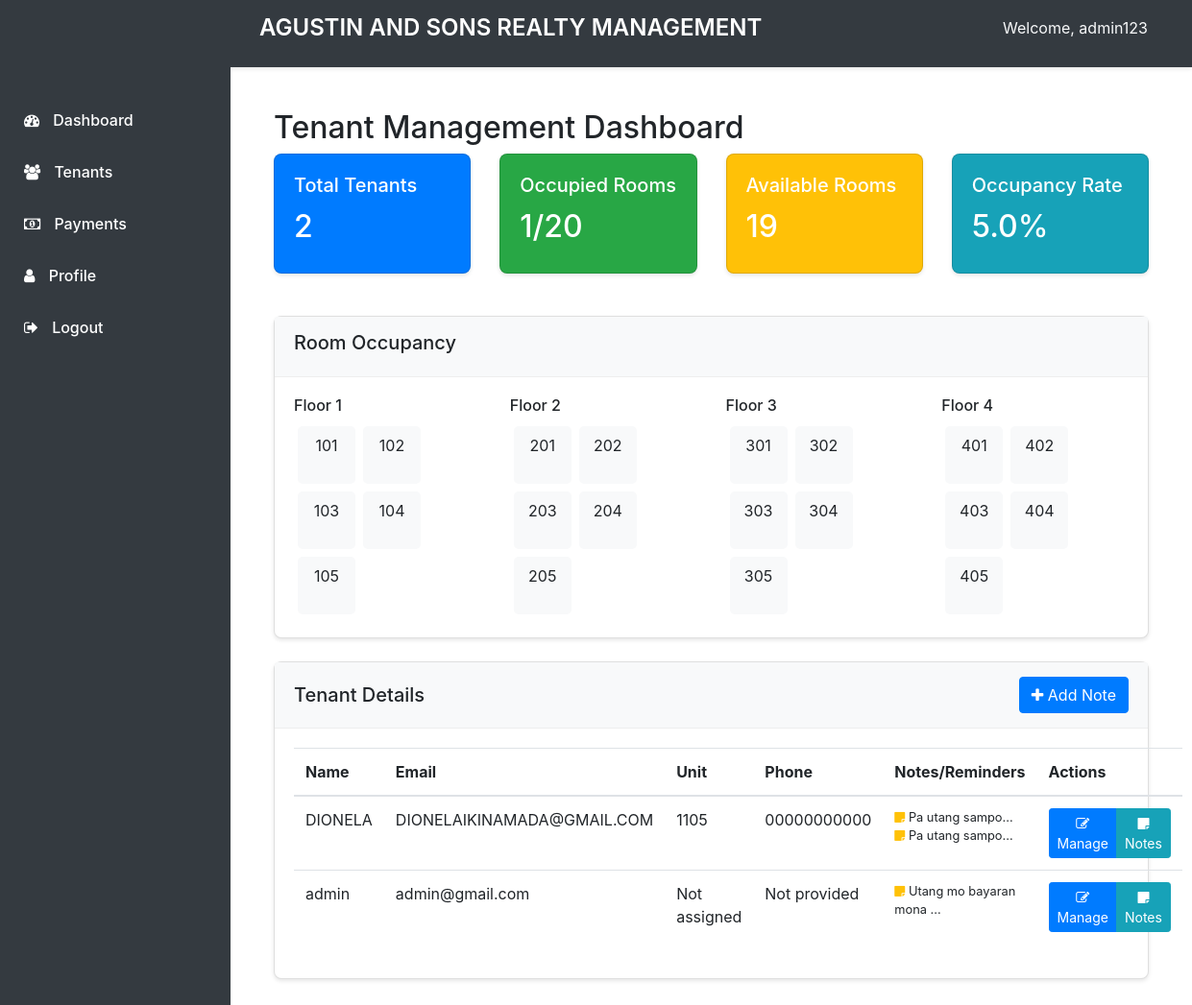
Screenshot of /admin/tenants (signed in) with the database file from the repository.
### website/models.py (models this page shows, shortened)
class User(db.Model, UserMixin):
    id = db.Column(db.Integer, primary_key=True)
    email = db.Column(db.String(150), unique=True)
    password = db.Column(db.String(150))
    first_name = db.Column(db.String(150))
    phone = db.Column(db.String(20))
    profile_pic = db.Column(db.String(200))
    unit_number = db.Column(db.String(20))
    lease_start = db.Column(db.DateTime)
    date_joined = db.Column(db.DateTime, default=datetime.utcnow)
    notes = db.relationship('Note')
    payments = db.relationship('Payment', backref='user', lazy=True)
    role = db.Column(db.String(20), default='tenant')  # 'admin' or 'tenant'
    is_active = db.Column(db.Boolean, default=True)
    notifications = db.relationship('Notification', backref='user', lazy=True)
    def is_admin(self):
        return self.role == 'admin'

class Note(db.Model):
    id = db.Column(db.Integer, primary_key=True)
    data = db.Column(db.String(10000))
    date = db.Column(db.DateTime(timezone=True), default=func.now())
    user_id = db.Column(db.Integer, db.ForeignKey('user.id'))
    category_id = db.Column(db.Integer, db.ForeignKey('category.id'))
    due_date = db.Column(db.DateTime)
    priority = db.Column(db.Integer)  # 1-5 for priority levels

### website/views.py (the view)
@views.route('/admin/tenants')
@login_required
@admin_required
def manage_tenants():
    try:
        tenants = User.query.filter_by(role='tenant').all()
        current_app.logger.info(f"Found {len(tenants)} tenants")
        return render_template('admin/tenants.html', tenants=tenants, user=current_user)
    except Exception as e:
        current_app.logger.error(f"Error in manage_tenants: {str(e)}")
        flash('Error loading tenants', category='error')
        return redirect(url_for('views.home'))

### website/auth.py (called while the page is built)
def admin_required(f):
    @wraps(f)
    def decorated_function(*args, **kwargs):
        if not current_user.is_authenticated or not current_user.is_admin():
            flash('Access denied. Admin privileges required.', category='error')
            return redirect(url_for('views.home'))
        return f(*args, **kwargs)
    return decorated_function

### website/templates/admin/tenants.html (shortened to what this page needs)
{% extends "base.html" %}
{% block content %}
<div class="container mt-4">
    <h2>Tenant Management Dashboard</h2>
    <div class="row mb-4">
        <div class="col-md-3">
            <div class="card bg-primary text-white">
                <div class="card-body">
                    <h5 class="card-title">Total Tenants</h5>
                    <h2>{{ tenants|length }}</h2>
                </div>
            </div>
        </div>
        <div class="col-md-3">
            <div class="card bg-success text-white">
                <div class="card-body">
                    <h5 class="card-title">Occupied Rooms</h5>
                    <h2>{{ tenants|selectattr('unit_number')|list|length }}/20</h2>
                </div>
            </div>
        </div>
        <div class="col-md-3">
            <div class="card bg-warning text-white">
                <div class="card-body">
                    <h5 class="card-title">Available Rooms</h5>
                    <h2>{{ 20 - (tenants|selectattr('unit_number')|list|length) }}</h2>
                </div>
            </div>
        </div>
        <div class="col-md-3">
            <div class="card bg-info text-white">
                <div class="card-body">
                    <h5 class="card-title">Occupancy Rate</h5>
                    <h2>{{ "%.1f"|format(tenants|selectattr('unit_number')|list|length / 20 * 100) }}%</h2>
                </div>
            </div>
        </div>
    </div>
    <div class="card mb-4">
        <div class="card-header">
            <h5>Room Occupancy</h5>
        </div>
        <div class="card-body">
            <div class="row">
                {% for floor in range(1, 5) %}
                <div class="col-md-3">
                    <h6>Floor {{ floor }}</h6>
                    <div class="d-flex flex-wrap">
                        {% for room in range(1, 6) %}
                        {% set room_number = '%d%02d'|format(floor, room) %}
                        {% set is_occupied = false %}
                        {% for tenant in tenants %}
                            {% if tenant.unit_number == room_number %}
                                {% set is_occupied = true %}
                            {% endif %}
                        {% endfor %}
                        <div class="room-box m-1 p-2 {{ 'bg-success text-white' if is_occupied else 'bg-light' }}"
                             style="width: 60px; height: 60px; border-radius: 5px; text-align: center;">
                            {{ room_number }}
                        </div>
                        {% endfor %}
                    </div>
                </div>
                {% endfor %}
            </div>
        </div>
    </div>
    <div class="card">
        <div class="card-header d-flex justify-content-between align-items-center">
            <h5 class="mb-0">Tenant Details</h5>
            <button class="btn btn-primary" data-toggle="modal" data-target="#addNoteModal">
                <i class="fa fa-plus"></i> Add Note
            </button>
        </div>
        <div class="card-body">
            <table class="table">
                <thead>
                    <tr>
                        <th>Name</th>
                        <th>Email</th>
                        <th>Unit</th>
                        <th>Phone</th>
                        <th>Notes/Reminders</th>
                        <th>Actions</th>
                    </tr>
                </thead>
                <tbody>
                    {% for tenant in tenants %}
                    <tr>
                        <td>{{ tenant.first_name }}</td>
                        <td>{{ tenant.email }}</td>
                        <td>{{ tenant.unit_number or 'Not assigned' }}</td>
                        <td>{{ tenant.phone or 'Not provided' }}</td>
                        <td>
                            {% if tenant.notes %}
                            <ul class="list-unstyled mb-0">
                                {% for note in tenant.notes[-2:] %}
                                <li class="small">
                                    <i class="fa fa-sticky-note text-warning"></i>
                                    {{ note.data[:50] }}...
                                </li>
                                {% endfor %}
                            </ul>
                            {% else %}
                            <span class="text-muted">No notes</span>
                            {% endif %}
                        </td>
                        <td>
                            <div class="btn-group">
                                <a href="{{ url_for('views.manage_tenant', tenant_id=tenant.id) }}"
                                   class="btn btn-sm btn-primary">
                                    <i class="fa fa-edit"></i> Manage
                                </a>
                                <button class="btn btn-sm btn-info"
                                        onclick="showNotes('{{ tenant.id }}', '{{ tenant.first_name }}')">
                                    <i class="fa fa-sticky-note"></i> Notes
                                </button>
                            </div>
                        </td>
                    </tr>
                    {% endfor %}
                </tbody>
            </table>
        </div>
    </div>
</div>
{% endblock %}

### website/templates/base.html (shortened to what this page needs)
<!DOCTYPE html>
<html>
  <head>
    <link
      rel="stylesheet"
      href="https://stackpath.bootstrapcdn.com/bootstrap/4.4.1/css/bootstrap.min.css"
    />
    <link
      rel="stylesheet"
      href="https://stackpath.bootstrapcdn.com/font-awesome/4.7.0/css/font-awesome.min.css"
    />
  </head>
  <body>
    <header class="main-header">
        <div class="header-content">
            <h1>AGUSTIN AND SONS REALTY MANAGEMENT</h1>
            <div class="user-nav">
                {% if user.is_authenticated %}
                    <span class="text-light mr-3">Welcome, {{ user.first_name }}</span>
                {% endif %}
            </div>
        </div>
    </header>
    {% if user.is_authenticated %}
    <nav class="sidebar">
        <div class="sidebar-sticky">
            <ul class="nav flex-column">
                {% if user.is_admin() %}
                    <li class="nav-item">
                        <a class="nav-link" href="{{ url_for('views.admin_dashboard') }}">
                            <i class="fa fa-dashboard"></i> Dashboard
                        </a>
                    </li>
                    <li class="nav-item">
                        <a class="nav-link" href="{{ url_for('views.manage_tenants') }}">
                            <i class="fa fa-users"></i> Tenants
                        </a>
                    </li>
                    <li class="nav-item">
                        <a class="nav-link" href="{{ url_for('views.manage_payments') }}">
                            <i class="fa fa-money"></i> Payments
                        </a>
                    </li>
                {% endif %}
                <li class="nav-item">
                    <a class="nav-link" href="{{ url_for('views.profile') }}">
                        <i class="fa fa-user"></i> Profile
                    </a>
                </li>
                <li class="nav-item">
                    <a class="nav-link" href="{{ url_for('auth.logout') }}">
                        <i class="fa fa-sign-out"></i> Logout
                    </a>
                </li>
            </ul>
        </div>
    </nav>
    {% endif %}
    <main class="main-content">
        {% block content %}{% endblock %}
    </main>
  </body>
</html>

### website/templates/base.html (style rules this page uses)
.sidebar { position: fixed; top: 0; bottom: 0; left: 0; z-index: 100; padding: 90px 0 0; width: 240px; background: #343a40; }
.sidebar-sticky { position: relative; top: 0; height: calc(100vh - 90px); padding-top: .5rem; overflow-x: hidden; overflow-y: auto; }
.sidebar .nav-link { color: #fff; padding: 15px 25px; font-weight: 500; }
.sidebar .nav-link i { margin-right: 10px; }
.main-content { margin-left: 240px; padding: 90px 30px 30px; }
.main-header { position: fixed; top: 0; right: 0; left: 0; z-index: 99; background: #343a40; padding: 15px 30px; height: 70px; box-shadow: 0 2px 4px rgba(0,0,0,0.1); }
.main-header h1 { color: white; margin: 0; font-size: 24px; font-weight: 600; }
.header-content { display: flex; justify-content: space-between; align-items: center; margin-left: 240px; }
.user-nav { display: flex; align-items: center; }
.card { box-shadow: 0 2px 4px rgba(0,0,0,0.1); border-radius: 8px; margin-bottom: 20px; }
.card-header { background: #f8f9fa; border-bottom: 1px solid #eee; padding: 15px 20px; }

### rows the page displays
User: first_name "admin123"
User: first_name "DIONELA", email "DIONELAIKINAMADA@GMAIL.COM", unit_number "1105", phone "00000000000"
Note: data "Pa utang sampo"
Note: data "Pa utang sampo"
User: first_name "admin", email "admin@gmail.com", unit_number "Not assigned", phone "Not provided"
Note: data "Utang mo bayaran mona"

### other values shown
{{ tenants|length }} "2"
{{ tenants|selectattr('unit_number')|list|length }} "1"
{{ 20 - (tenants|selectattr('unit_number')|list|length) }} "19"
{{ floor }} "1" "2" "3" "4"
{{ room_number }} "101" "102" "103" "104" "105" "201" "202" "203" "204" "205" "301" "302" "303" "304" "305" "401" "402" "403" "404" "405"
